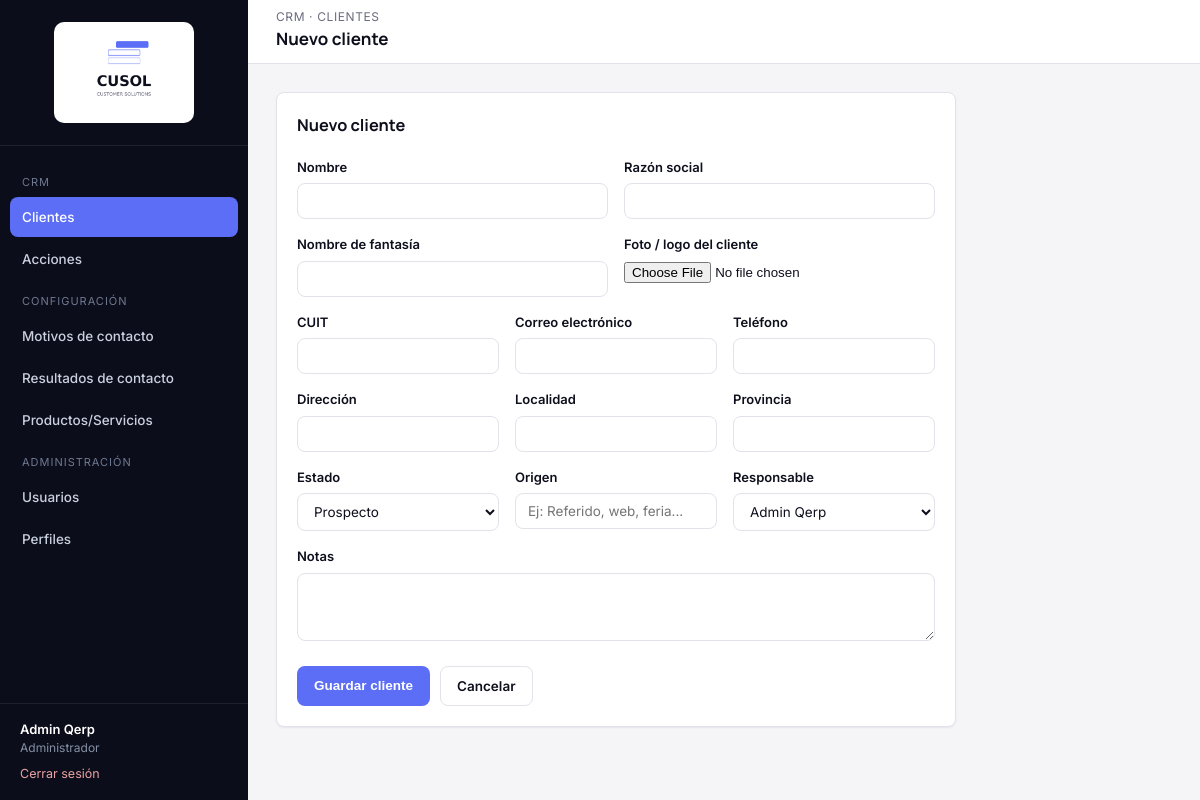
The app's page /modules/clientes/nuevo.php (signed in) with its own data.
### tables this page shows
CREATE TABLE qerp_secciones (
  id INT PRIMARY KEY AUTO_INCREMENT,
  nombre VARCHAR(100) NOT NULL,
  slug VARCHAR(100) NOT NULL UNIQUE,
  icono VARCHAR(50) DEFAULT NULL,
  grupo VARCHAR(50) NOT NULL DEFAULT 'General',
  orden INT DEFAULT 0
);

CREATE TABLE qerp_usuarios (
  id INT PRIMARY KEY AUTO_INCREMENT,
  nombre VARCHAR(100) NOT NULL,
  apellido VARCHAR(100) NOT NULL,
  mail VARCHAR(150) NOT NULL UNIQUE,
  password VARCHAR(255) NOT NULL,
  perfil_id INT DEFAULT NULL,
  activo TINYINT(1) NOT NULL DEFAULT 1,
  ultimo_acceso DATETIME DEFAULT NULL,
  creado_en DATETIME DEFAULT CURRENT_TIMESTAMP,
  FOREIGN KEY (perfil_id) REFERENCES qerp_perfiles(id) ON DELETE SET NULL
);

### includes/funciones.php (called while the page is built, shortened)
<?php
function estaLogueado(): bool
{
    return isset($_SESSION['usuario_id']);
}
function usuarioActual(): ?array
{
    return [
        'id'         => $_SESSION['usuario_id'],
        'nombre'     => $_SESSION['usuario_nombre'],
        'apellido'   => $_SESSION['usuario_apellido'],
        'mail'       => $_SESSION['usuario_mail'],
        'perfil_id'  => $_SESSION['perfil_id'],
        'perfil'     => $_SESSION['perfil_nombre'],
    ];
}
function tienePermiso(PDO $pdo, string $slugSeccion, string $accion = 'ver'): bool
{
    $accionesValidas = ['ver', 'crear', 'editar', 'eliminar'];
    static $cache = [];
    $clave = $_SESSION['perfil_id'] . '-' . $slugSeccion;
    if (!isset($cache[$clave])) {
        $stmt = $pdo->prepare(
            "SELECT pp.ver, pp.crear, pp.editar, pp.eliminar
             FROM qerp_perfil_permisos pp
             INNER JOIN qerp_secciones s ON s.id = pp.seccion_id
             WHERE pp.perfil_id = :perfil_id AND s.slug = :slug
             LIMIT 1"
        );
        $stmt->execute([
            ':perfil_id' => $_SESSION['perfil_id'],
            ':slug'      => $slugSeccion,
        ]);
        $cache[$clave] = $stmt->fetch() ?: ['ver' => 0, 'crear' => 0, 'editar' => 0, 'eliminar' => 0];
    }
    return (bool) $cache[$clave][$accion];
}
function requerirPermiso(PDO $pdo, string $slugSeccion, string $accion = 'ver'): void
{
    if (!tienePermiso($pdo, $slugSeccion, $accion)) {
        http_response_code(403);
        include __DIR__ . '/../includes/403.php';
        exit;
    }
}
function e(?string $valor): string
{
    return htmlspecialchars($valor ?? '', ENT_QUOTES, 'UTF-8');
}
function obtenerSeccionesMenu(PDO $pdo): array
{
    $stmt = $pdo->query('SELECT * FROM qerp_secciones ORDER BY orden ASC');
    return $stmt->fetchAll();
}

### modules/clientes/nuevo.php (the view, shortened to what this page needs)
<?php
require_once __DIR__ . '/../../config/conexion.php';
require_once __DIR__ . '/../../includes/funciones.php';
requerirPermiso($pdo, 'clientes', 'crear');
$slugSeccionActual = 'clientes';
$usuarios = $pdo->query("SELECT id, nombre, apellido FROM qerp_usuarios WHERE activo = 1 ORDER BY apellido")->fetchAll();
$datos = [
    'nombre' => '', 'razon_social' => '', 'nombre_fantasia' => '', 'cuit' => '', 'mail' => '',
    'telefono' => '', 'direccion' => '', 'localidad' => '', 'provincia' => '',
    'estado' => 'prospecto', 'origen' => '', 'usuario_asignado' => (string) $_SESSION['usuario_id'], 'notas' => '',
];
include __DIR__ . '/../../includes/header.php';
?>
<div class="card" style="max-width:680px;">
    <div class="card-header"><h3>Nuevo cliente</h3></div>
    <form method="post" enctype="multipart/form-data">
        <div class="fila-form">
            <div class="campo">
                <label for="nombre">Nombre</label>
                <input type="text" id="nombre" name="nombre" value="<?= e($datos['nombre']) ?>" required>
            </div>
            <div class="campo">
                <label for="razon_social">Razón social</label>
                <input type="text" id="razon_social" name="razon_social" value="<?= e($datos['razon_social']) ?>">
            </div>
        </div>
        <div class="fila-form">
            <div class="campo">
                <label for="nombre_fantasia">Nombre de fantasía</label>
                <input type="text" id="nombre_fantasia" name="nombre_fantasia" value="<?= e($datos['nombre_fantasia']) ?>">
            </div>
            <div class="campo">
                <label for="imagen">Foto / logo del cliente</label>
                <input type="file" id="imagen" name="imagen" accept="image/png,image/jpeg,image/webp">
            </div>
        </div>
        <div class="fila-form">
            <div class="campo">
                <label for="cuit">CUIT</label>
                <input type="text" id="cuit" name="cuit" value="<?= e($datos['cuit']) ?>">
            </div>
            <div class="campo">
                <label for="mail">Correo electrónico</label>
                <input type="email" id="mail" name="mail" value="<?= e($datos['mail']) ?>">
            </div>
            <div class="campo">
                <label for="telefono">Teléfono</label>
                <input type="text" id="telefono" name="telefono" value="<?= e($datos['telefono']) ?>">
            </div>
        </div>
        <div class="fila-form">
            <div class="campo">
                <label for="direccion">Dirección</label>
                <input type="text" id="direccion" name="direccion" value="<?= e($datos['direccion']) ?>">
            </div>
            <div class="campo">
                <label for="localidad">Localidad</label>
                <input type="text" id="localidad" name="localidad" value="<?= e($datos['localidad']) ?>">
            </div>
            <div class="campo">
                <label for="provincia">Provincia</label>
                <input type="text" id="provincia" name="provincia" value="<?= e($datos['provincia']) ?>">
            </div>
        </div>
        <div class="fila-form">
            <div class="campo">
                <label for="estado">Estado</label>
                <select id="estado" name="estado">
                    <option value="prospecto" <?= $datos['estado'] === 'prospecto' ? 'selected' : '' ?>>Prospecto</option>
                </select>
            </div>
            <div class="campo">
                <label for="origen">Origen</label>
                <input type="text" id="origen" name="origen" value="<?= e($datos['origen']) ?>" placeholder="Ej: Referido, web, feria...">
            </div>
            <div class="campo">
                <label for="usuario_asignado">Responsable</label>
                <select id="usuario_asignado" name="usuario_asignado">
                    <?php foreach ($usuarios as $u): ?>
                        <option value="<?= (int) $u['id'] ?>" <?= (string) $u['id'] === (string) $datos['usuario_asignado'] ? 'selected' : '' ?>>
                            <?= e($u['nombre'] . ' ' . $u['apellido']) ?>
                        </option>
                    <?php endforeach; ?>
                </select>
            </div>
        </div>
        <div class="campo">
            <label for="notas">Notas</label>
            <textarea id="notas" name="notas" rows="3"><?= e($datos['notas']) ?></textarea>
        </div>
        <div style="display:flex; gap:10px; margin-top:20px;">
            <button type="submit" class="btn btn-primary">Guardar cliente</button>
            <a href="index.php" class="btn btn-outline">Cancelar</a>
        </div>
    </form>
</div>
<?php include __DIR__ . '/../../includes/footer.php'; ?>

### includes/sidebar.php (shortened to what this page needs)
<?php
$usuario = usuarioActual();
$secciones = obtenerSeccionesMenu($pdo);
$slugActual = $slugSeccionActual ?? '';
$grupos = [];
foreach ($secciones as $s) {
    $grupos[$s['grupo'] ?? 'General'][] = $s;
}
$ordenGrupos = ['CRM', 'Configuración', 'Administración'];
?>
<aside class="qerp-sidebar" id="qerpSidebar">
    <div class="brand">
        <img src="<?= QERP_URL_BASE ?>/assets/img/logo-cusol.png" alt="CUSOL" class="logo-sidebar">
    </div>
    <nav class="qerp-nav">
        <?php foreach ($ordenGrupos as $grupo): ?>
            <?php
                $items = array_filter($grupos[$grupo] ?? [], fn($s) => tienePermiso($pdo, $s['slug'], 'ver'));
            ?>
            <div class="seccion-titulo"><?= e($grupo) ?></div>
            <?php foreach ($items as $s): ?>
                <a href="<?= QERP_URL_BASE ?>/modules/<?= e($s['slug']) ?>/index.php"
                   class="<?= $slugActual === $s['slug'] ? 'activo' : '' ?>">
                    <?= e($s['nombre']) ?>
                </a>
            <?php endforeach; ?>
        <?php endforeach; ?>
    </nav>
    <div class="usuario-box">
        <div class="nombre"><?= e($usuario['nombre'] . ' ' . $usuario['apellido']) ?></div>
        <div class="perfil"><?= e($usuario['perfil']) ?></div>
        <a class="salir" href="<?= QERP_URL_BASE ?>/login/logout.php">Cerrar sesión</a>
    </div>
</aside>

### assets/css/style.css (style rules this page uses)
:root { --bg: #F5F5F8; --surface: #FFFFFF; --ink: #0E0F1C; --muted: #6B6C80; --border: #E2E2EA; --navy: #0C0D1A; --navy-light: #1B1D2E; --navy-hover: #262940; --accent: #5B6EF5; --accent-light: #ECEEFE; --accent-hover: #3A4FD4; --danger: #DC2626; --danger-light: #FDECEC; --success: #15803D; --success-light: #E9F7EE; --warning: #B45309; --warning-light: #FEF3E2; --radius: 8px; --shadow-sm: 0 1px 2px rgba(16, 24, 38, 0.06); --shadow-md: 0 4px 16px rgba(16, 24, 38, 0.08); --sidebar-w: 248px; --header-h: 64px; }
* { box-sizing: border-box; }
html, body { margin: 0; padding: 0; background: var(--bg); color: var(--ink); font-family: 'Inter', -apple-system, BlinkMacSystemFont, 'Segoe UI', sans-serif; font-size: 14px; line-height: 1.5; }
h1, h2, h3, h4 { font-family: 'Manrope', 'Inter', sans-serif; font-weight: 700; color: var(--ink); margin: 0 0 4px 0; }
a { color: var(--accent); text-decoration: none; }
.qerp-sidebar { width: var(--sidebar-w); background: var(--navy); color: #C9D0DE; flex-shrink: 0; position: fixed; top: 0; left: 0; bottom: 0; display: flex; flex-direction: column; }
.qerp-sidebar .brand { display: flex; align-items: center; justify-content: center; padding: 22px 20px; border-bottom: 1px solid rgba(255,255,255,0.08); }
.logo-sidebar { width: 140px; height: auto; background: #fff; border-radius: 10px; padding: 10px 12px; }
.qerp-nav { padding: 16px 10px; flex: 1; overflow-y: auto; }
.qerp-nav .seccion-titulo { text-transform: uppercase; font-size: 11px; letter-spacing: 1px; color: #6E7890; padding: 12px 12px 6px; }
.qerp-nav a { display: flex; align-items: center; gap: 10px; padding: 10px 12px; border-radius: var(--radius); color: #C9D0DE; font-weight: 500; font-size: 13.5px; margin-bottom: 2px; }
.qerp-nav a.activo { background: var(--accent); color: #fff; }
.qerp-sidebar .usuario-box { padding: 16px 20px; border-top: 1px solid rgba(255,255,255,0.08); font-size: 13px; }
.qerp-sidebar .usuario-box .nombre { color: #fff; font-weight: 600; }
.qerp-sidebar .usuario-box .perfil { color: #8590A6; font-size: 12px; }
.qerp-sidebar .usuario-box a.salir { display: inline-block; margin-top: 8px; color: #E9A3A3; font-size: 12.5px; }
.card { position: relative; background: var(--surface); border: 1px solid var(--border); border-radius: var(--radius); box-shadow: var(--shadow-sm); padding: 20px; }
.card-header { display: flex; align-items: center; justify-content: space-between; margin-bottom: 16px; }
.btn { display: inline-flex; align-items: center; gap: 6px; padding: 9px 16px; border-radius: var(--radius); border: 1px solid transparent; font-size: 13.5px; font-weight: 600; cursor: pointer; text-decoration: none !important; }
.btn-primary { background: var(--accent); color: #fff; }
.btn-outline { background: transparent; border-color: var(--border); color: var(--ink); }
label { display: block; font-size: 13px; font-weight: 600; margin-bottom: 6px; color: var(--ink); }
input[type=text], input[type=email], input[type=password], input[type=date], input[type=datetime-local], select, textarea { width: 100%; padding: 9px 12px; border: 1px solid var(--border); border-radius: var(--radius); font-size: 13.5px; font-family: inherit; color: var(--ink); background: #fff; }
.campo { margin-bottom: 16px; }
.fila-form { display: flex; gap: 16px; }
.fila-form .campo { flex: 1; }

### records on screen
qerp_secciones: nombre "Clientes"
qerp_secciones: nombre "Acciones"
qerp_secciones: nombre "Motivos de contacto"
qerp_secciones: nombre "Resultados de contacto"
qerp_secciones: nombre "Productos/Servicios"
qerp_secciones: nombre "Usuarios"
qerp_secciones: nombre "Perfiles"
qerp_usuarios: nombre+apellido "Admin Qerp"

### other values on screen
$grupo "CRM"
$grupo "CONFIGURACIÓN"
$grupo "ADMINISTRACIÓN"
$usuario['perfil'] "Administrador"
$eyebrowPagina "CRM · CLIENTES"
$tituloPagina "Nuevo cliente"
form field usuario_asignado "Admin Qerp"
